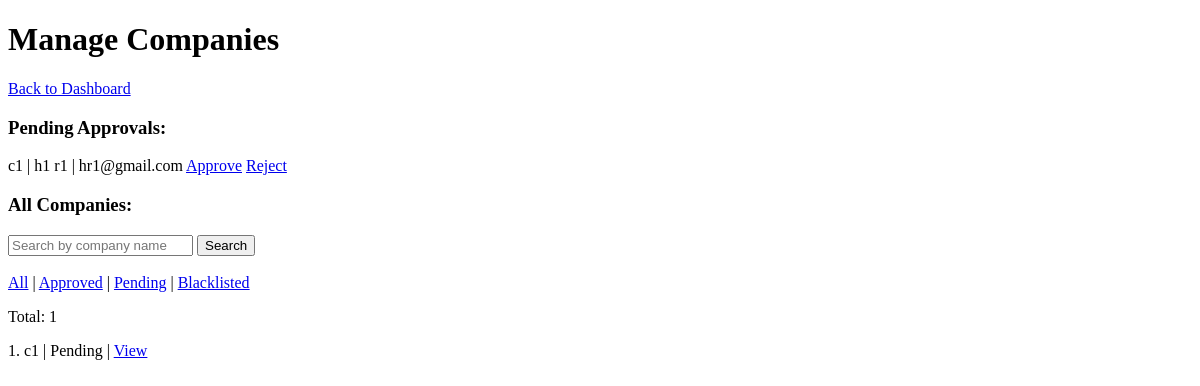
/admin/manage_companies, run on an earlier commit of the app's database.
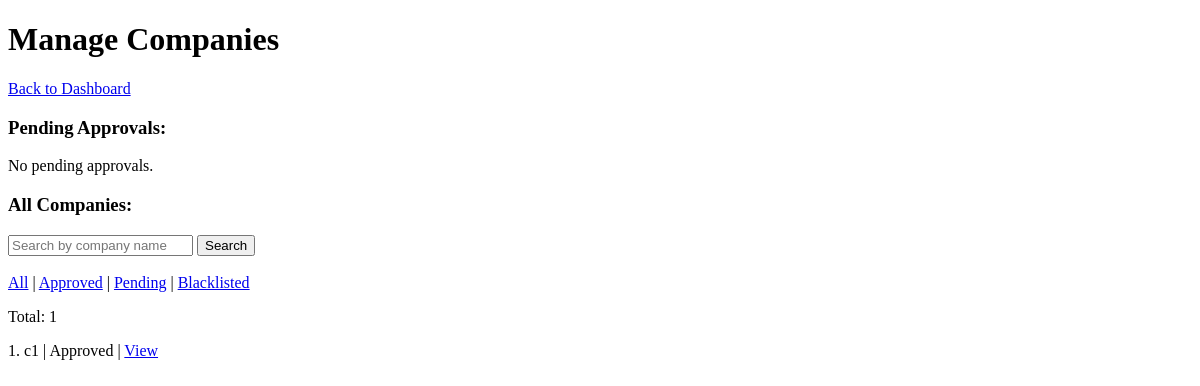
And on a later commit of the database.
### models.py (models this page shows)
class Company(db.Model):
    __tablename__ = 'companies'
    company_id = db.Column(db.Integer, primary_key=True)
    user_id = db.Column(db.Integer, db.ForeignKey('users.user_id'), unique=True)
    email = db.Column(db.String(100), db.ForeignKey('users.email'), unique=True, nullable=False)
    company_name = db.Column(db.String(100), nullable=False)
    hr_fname = db.Column(db.String(20), nullable=False)
    hr_lname = db.Column(db.String(20), nullable=False)
    hr_email = db.Column(db.String(100), nullable=False)
    website = db.Column(db.Text)
    description = db.Column(db.Text)
    logo = db.Column(db.String(200))
    approval_status = db.Column(db.Boolean, default=False)  # shortlist, waiting/reject
    is_blacklisted = db.Column(db.Boolean, default=False)

### routes/admin.py (the view)
@admin.route('/manage_companies')
def manage_companies():
    q           = request.args.get('q', '').strip()
    filter_type = request.args.get('filter', 'all')
    pending = Company.query.filter_by(approval_status=False).all()
    companies_query = Company.query
    if q:
        companies_query = companies_query.filter(Company.company_name.ilike(f'%{q}%'))
    if filter_type == 'approved':
        companies_query = companies_query.filter_by(approval_status=True, is_blacklisted=False)
    elif filter_type == 'blacklisted':
        companies_query = companies_query.filter_by(is_blacklisted=True)
    elif filter_type == 'pending':
        companies_query = companies_query.filter_by(approval_status=False, is_blacklisted=False)
    companies = companies_query.all()
    return render_template('admin/manage_company.html',
        companies = companies,
        pending   = pending,
    )

### templates/admin/manage_company.html (shortened to what this page needs)
<!DOCTYPE html>
<html lang="en">
<head>
</head>
<body>
  <h1>Manage Companies</h1>
  <a href="{{ url_for('admin.dashboard') }}">Back to Dashboard</a>
  <h3>Pending Approvals:</h3>
  {% for c in pending %}
  <p>
    {{ c.company_name }} | {{ c.hr_fname }} {{ c.hr_lname }} | {{ c.hr_email }}
    <a href="{{ url_for('admin.approve_company', company_id=c.company_id) }}">Approve</a>
    <a href="{{ url_for('admin.reject_company', company_id=c.company_id) }}">Reject</a>
  </p>
  {% else %}
  <p>No pending approvals.</p>
  {% endfor %}
  <h3>All Companies:</h3>
  <form method="GET" action="{{ url_for('admin.manage_companies') }}">
    <input type="text" name="q" placeholder="Search by company name" value="{{ request.args.get('q', '') }}">
    <button type="submit">Search</button>
  </form>
  <br>
  <a href="{{ url_for('admin.manage_companies', filter='all', q=request.args.get('q', '')) }}">All</a>
  |
  <a href="{{ url_for('admin.manage_companies', filter='approved', q=request.args.get('q', '')) }}">Approved</a>
  |
  <a href="{{ url_for('admin.manage_companies', filter='pending', q=request.args.get('q', '')) }}">Pending</a>
  |
  <a href="{{ url_for('admin.manage_companies', filter='blacklisted', q=request.args.get('q', '')) }}">Blacklisted</a>
  <p>Total: {{ companies|length }}</p>
  {% for c in companies %}
    <p>
      {{ loop.index }}. {{ c.company_name }} |
      {% if c.is_blacklisted %} Blacklisted
      {% elif c.approval_status %} Approved
      {% else %} Pending
      {% endif %}
      | <a href="{{ url_for('admin.company_detail', company_id=c.company_id) }}">View</a>
    </p>
  {% else %}
    <p>No companies found.</p>
  {% endfor %}
</body>
</html>

What changed in the data, as far as the page shows it:
no longer on one of the page's lists (row edited): Company: company_name "c1", hr_fname "h1", hr_lname "r1", hr_email "hr1@gmail.com"
changed Company: approval_status "Pending" → "Approved"
Also different on the page:
text now shown: "No pending approvals."
